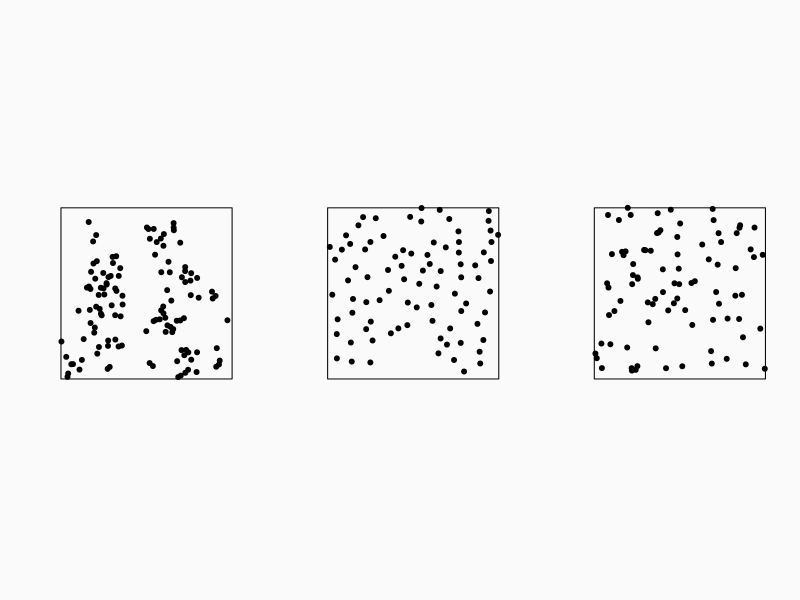
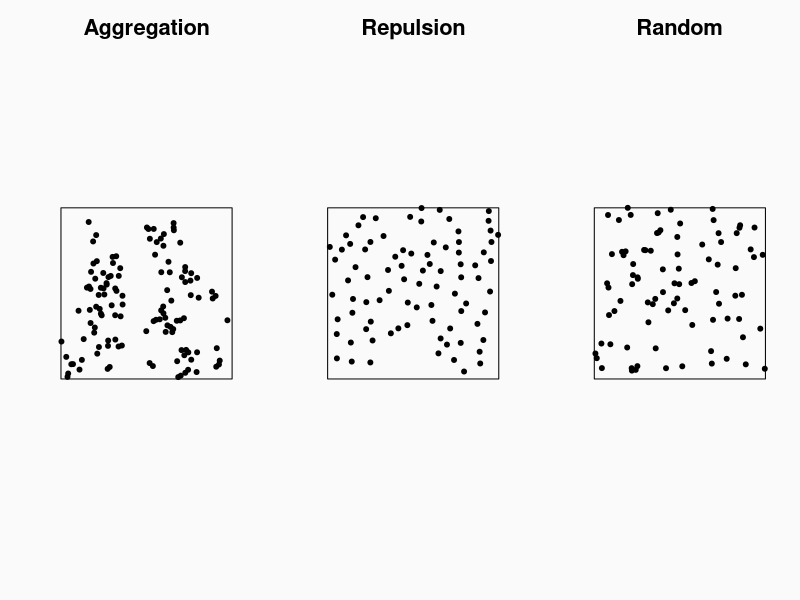
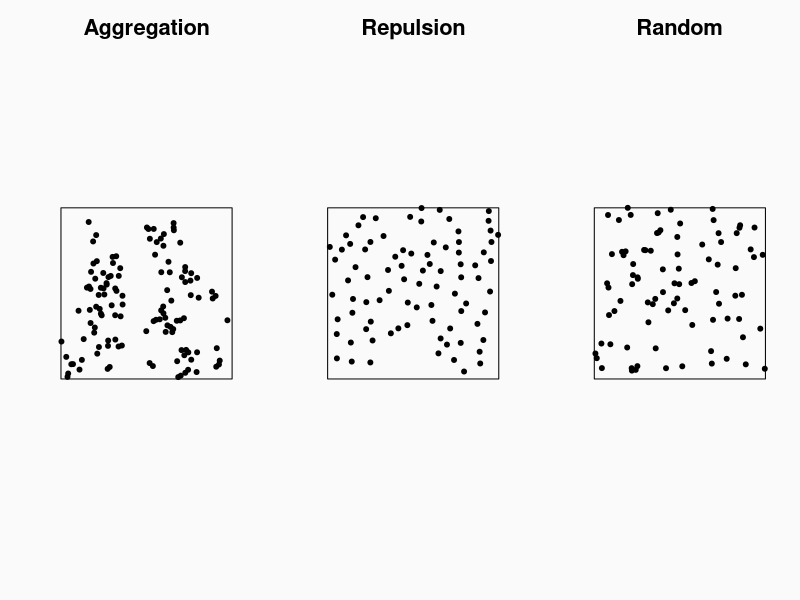
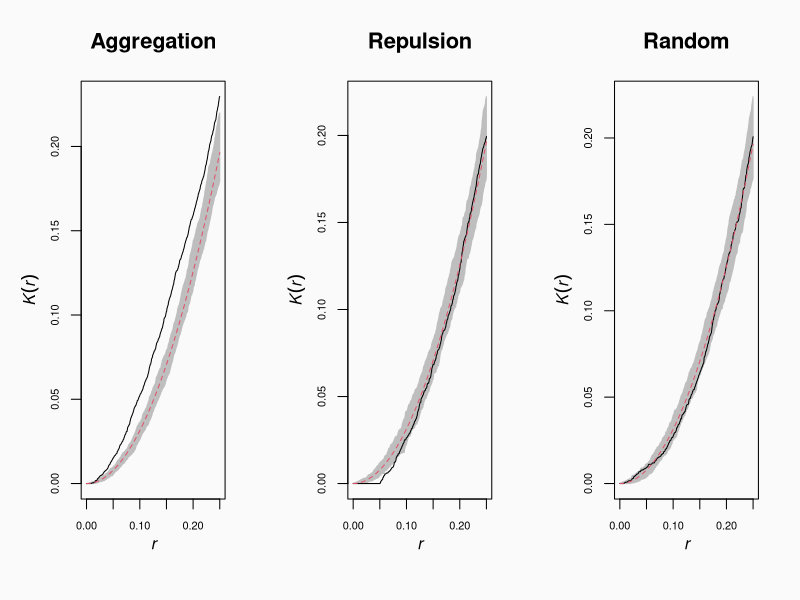
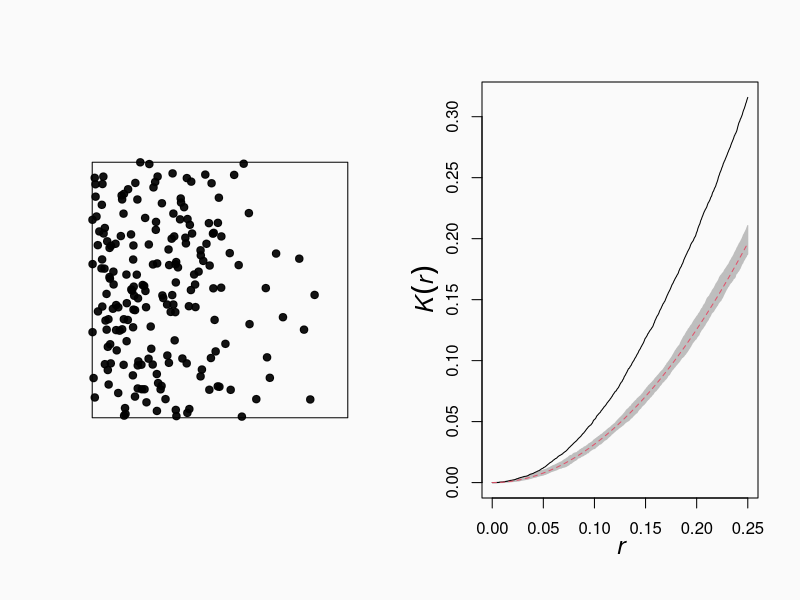
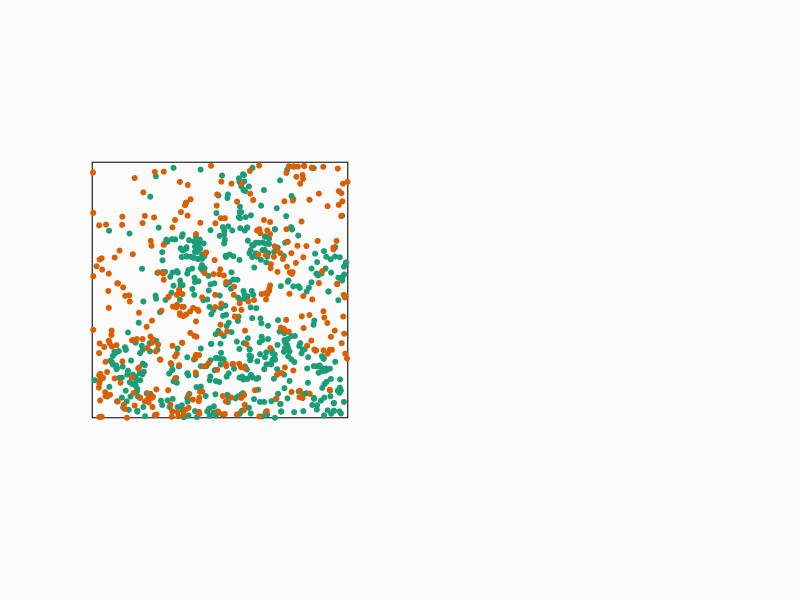
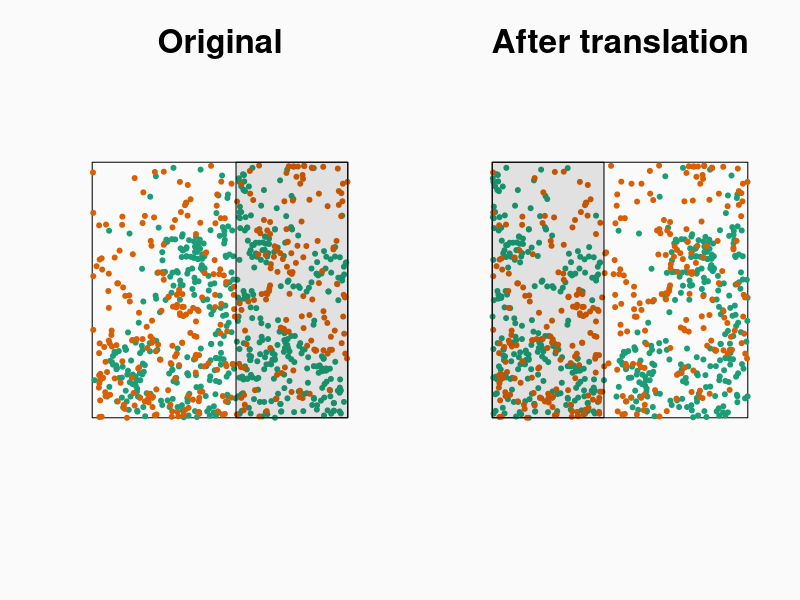

Write the R code that produced these figures, in order.
## ---- chunk 1
knitr::opts_chunk$set(echo = TRUE, message = FALSE,
                      fig.dim = c(8, 5))
library(tidyverse)
library(cowplot)
theme_set(
  theme_cowplot(font_size = 18) +
    theme(panel.background = element_rect(fill = "#fafafa"),
          plot.background = element_rect(fill = "#fafafa"))
)

set.seed(8202)
## ---- chunk 2
library(spatstat)
## ---- chunk 3
set.seed(82)
csrp <- rpoispp(lambda = 100)
aggp <- rMatClust(20, 0.1, 5)
evenp <- rMaternII(150, 0.05)
par(mfrow = c(1, 3), bg = "#fafafa")
plot(aggp, main = "", pch = 19)
plot(evenp, main = "", pch = 19)
plot(csrp, main = "", pch = 19)
## ---- chunk 4
par(mfrow = c(1, 3), bg = "#fafafa", cex.main = 2)
plot(aggp, main = "Aggregation", pch = 19)
plot(evenp, main = "Repulsion", pch = 19)
plot(csrp, main = "Random", pch = 19)
## ---- chunk 5
kagg <- envelope(aggp, Kest, correction = "iso") 
keven <- envelope(evenp, Kest, correction = "iso")
kcsr <- envelope(csrp, Kest, correction = "iso")
## ---- chunk 6
par(mfrow = c(1, 3), bg = "#fafafa", cex.main = 2)
plot(aggp, main = "Aggregation", pch = 19)
plot(evenp, main = "Repulsion", pch = 19)
plot(csrp, main = "Random", pch = 19)
## ---- chunk 7
par(mfrow = c(1, 3), bg = "#fafafa", cex.main = 2, cex.lab = 1.5, mex = 1.5, mgp = c(2, 1, 0))
plot(kagg, main = "Aggregation", legend = FALSE)
plot(keven, main = "Repulsion", legend = FALSE)
plot(kcsr, main = "Random", legend = FALSE)
## ---- chunk 8
lam_gr <- function(x, y) ifelse(x < 0.5, 500*(1-x), 200*(1-x))
hetp <- rpoispp(lam_gr)
khet <- envelope(hetp, Kest, correction = "iso")
## ---- chunk 9
par(mfrow = c(1, 2), bg = "#fafafa")
plot(hetp, pch = 19, main = "")
plot(khet, main = "", legend = FALSE)
## ---- chunk 10
data(lansing)
lansing <- subset(lansing, marks %in% c("maple", "redoak"), drop = TRUE)
par(bg = "#fafafa")
plot(lansing, chars = 20, cols = c("#1b9e77", "#d95f02"), main = "", legend = FALSE)
## ---- chunk 11
par(mfrow = c(1, 2), bg = "#fafafa")
set.seed(35)
rsh <- rshift(lansing, which = 1, width = 0.5, height = 0)
plot(lansing, chars = 20, cols = c("#1b9e77", "#d95f02"), main = "Original", legend = FALSE)
rect(xleft = 1 - rsh$x[8], xright = 1, ybottom = 0, ytop = 1, 
     col = rgb(0, 0, 0, alpha = 0.1))
plot(rsh, chars = 20, cols = c("#1b9e77", "#d95f02"), main = "After translation", legend = FALSE)
rect(xleft = 0, xright = rsh$x[8], ybottom = 0, ytop = 1, 
     col = rgb(0, 0, 0, alpha = 0.1))
